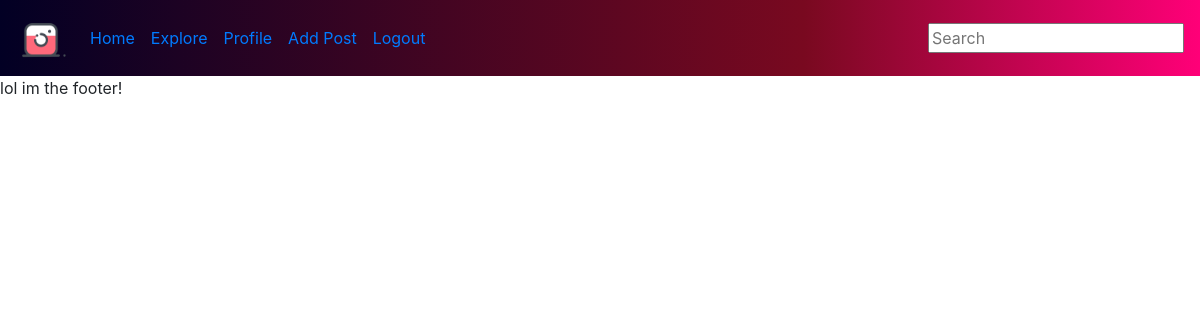
Page /home/ (signed in) on the earlier database version.
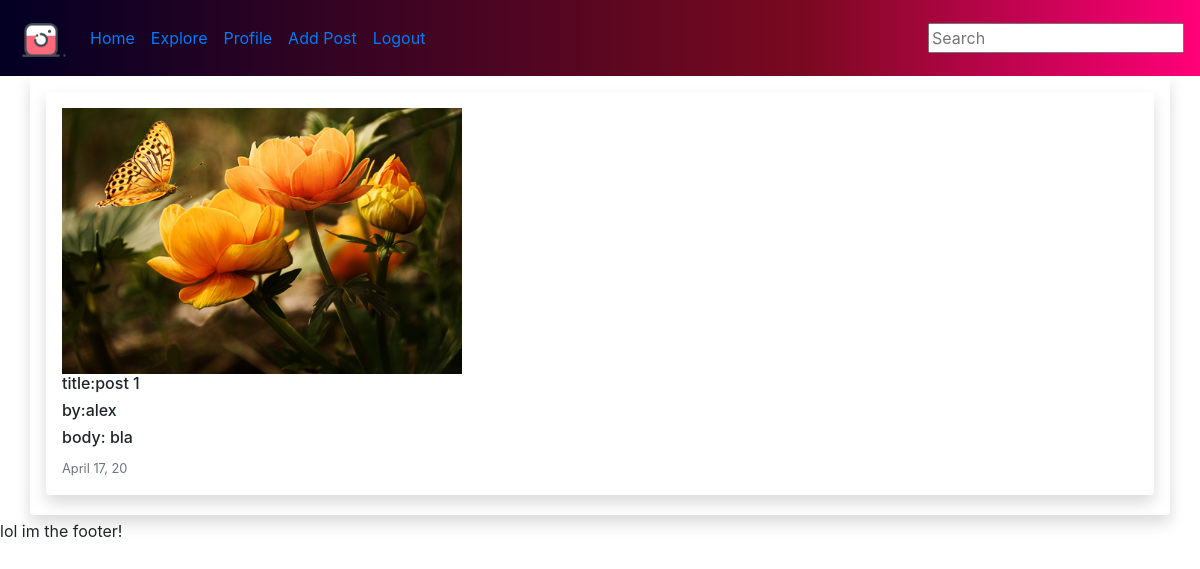
Same page on the later database version.
### instaLS/models.py (models this page shows, shortened)
class Post(models.Model):
    title= models.CharField(max_length=250)
    image = models.ImageField( null=True,blank=True,upload_to='posts')
    body = models.CharField(max_length=500)
    by = models.ForeignKey(Profile, on_delete=models.CASCADE)
    date_posted = models.DateTimeField(default=timezone.now)

class Profile(models.Model):
    user= models.OneToOneField(User,on_delete=models.CASCADE)
    image = models.ImageField(default='profile_pics/default.png', upload_to='profile_pics')
    following = models.ManyToManyField("self", symmetrical =False, blank=True)

### instaLS/views.py (the view)
# urls.py: path('home/', views.home, name='home'),
def home(request):
    if(not request.user.is_authenticated):
        return redirect('start')
    title = 'Wall'
    context = {'title': title,'posts':Post.objects.all()}
    return render(request, 'wall.html', context)

### templates/wall.html
{% extends 'base.html' %}
{% load static %}
{% block content1 %}
    {% include 'nav.html' %}
<main>
    <div class="container">
{% include 'postsforloop.html' %}
    </div>
</main>
{% endblock %}

### templates/base.html (shortened to what this page needs)
<!doctype html>
<html lang="en">
<head>
    <link rel="stylesheet" href="https://stackpath.bootstrapcdn.com/bootstrap/4.4.1/css/bootstrap.min.css"
>
</head>
<body>
    {% block content1 %}
    {% endblock %}
{% include 'footer.html' %}
</body>
</html>

### templates/nav.html (shortened to what this page needs)
{% load static %}
<nav class="navbar navbar-expand-sm ">
    <a class="navbar-brand" href="{% url 'home' %}"><img style='width: 50px;' src="{% static 'assets/img/logo.png' %}"></a>
    <div class="collapse navbar-collapse" id="navbarSupportedContent">
        <ul class="navbar-nav mr-auto">
            <li class="nav-item">
                <a class="nav-link" href="{% url 'start' %}">Home</a>
            </li>
            <li class="nav-item">
                <a class="nav-link" href="{% url 'explore' %}">Explore</a>
            </li>
            <li class="nav-item">
                <a class="nav-link" href="{% url 'profile' %}">Profile</a>
            </li>
            <li class="nav-item">
                <a class="nav-link" href="{% url 'addPost' %}">Add Post</a>
            </li>
            <li class="nav-item">
                <a class="nav-link" href="{% url 'logout' %}">Logout</a>
            </li>
        </ul>
        <form method='POST'  action='{% url "search" %}' class="form-inline my-2 my-lg-0">
            <input  name = 'searchText' type="text" placeholder="Search" aria-label="Search">
        </form>
    </div>
</nav>

### templates/postsforloop.html
{% for post in posts %}
<div class="row allimageposts shadow p-3 mb-1 bg-white rounded">
    <div class="col post shadow p-3 mb-1 bg-white rounded">
            {% if post.image %}
                <img style="width: 400px" src="{{ post.image.url }}">
            {% endif %}
            <br>
            <h6>title:{{ post.title }}</h6>
            <h6>by:{{ post.by.user.username }}</h6>
            <h6>body: {{ post.body }}</h6>
            <small class="text-muted">{{ post.date_posted|date:"F d, y " }}</small>
        </div>
</div>
{% endfor %}

### templates/footer.html
<footer>
    lol im the footer!
</footer>

### templates/nav.html (style rules this page uses)
.navbar { background: rgb(2,0,36); background: linear-gradient(90deg, rgba(2,0,36,1) 0%, rgba(121,9,32,1) 67%, rgba(255,0,120,1) 100%); }

Differences in the rows shown:
added Post: image (picture), title "post 1", by.user.username "alex", body "bla", date_posted "April 17, 20"
